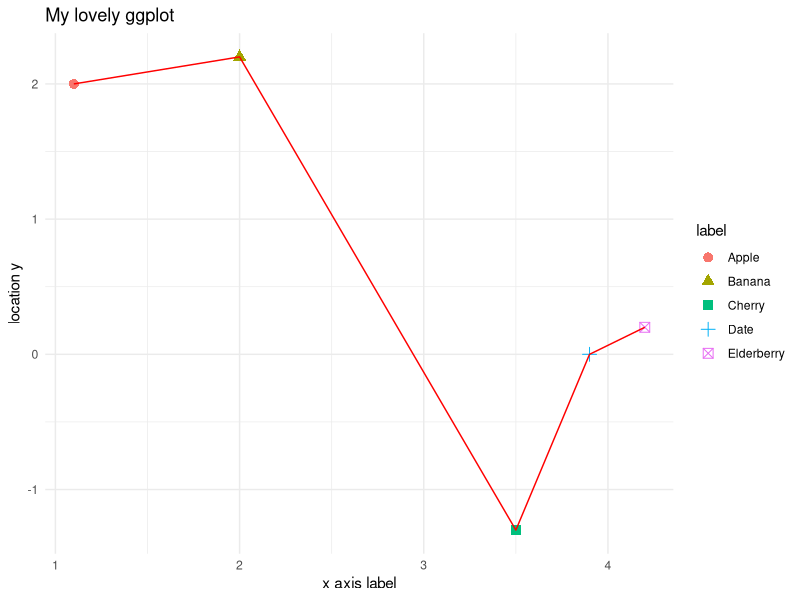
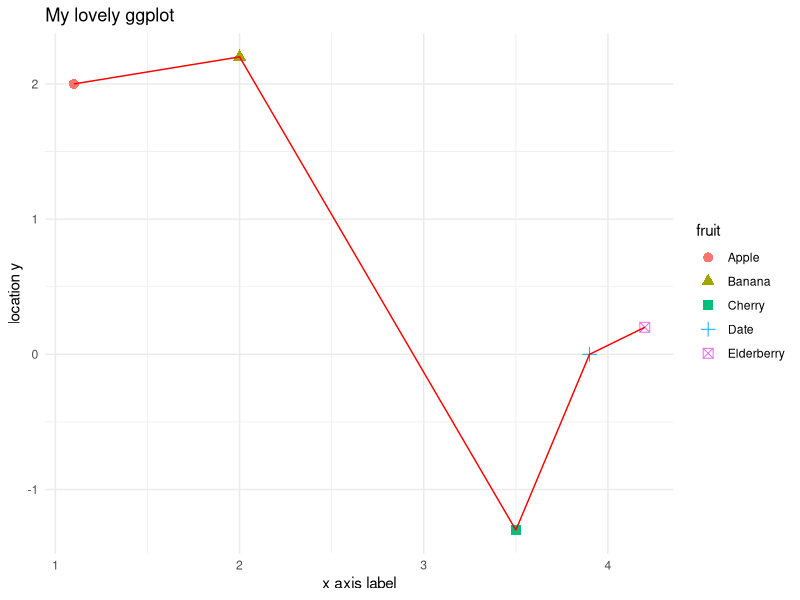

Recreate these plots in R, in order.
install.packages("ggplot2")
library("ggplot2")

foo <- c(1.1,2,3.5,3.9,4.2)
bar <- c(2,2.2,-1.3,0,0.2)
label <- c("Apple", "Banana", "Cherry", "Date", "Elderberry")
df<-data.frame(foo,bar,label)

ggplot(df,aes(x=foo, y=bar,color=label,shape=label)) + 
  geom_point(size=3) + 
  geom_line(aes(group = 1),color="red", linetype=1) +
  labs(title="My lovely ggplot", x="x axis label", y="location y")+
  theme_minimal()
 



# Load package
install.packages("ggplot2")  # Run only once
library(ggplot2)

# Create data
foo <- c(1.1, 2, 3.5, 3.9, 4.2)
bar <- c(2, 2.2, -1.3, 0, 0.2)
fruits <- c("Apple", "Banana", "Cherry", "Date", "Elderberry")

# Create data frame
df <- data.frame(x = foo, y = bar, fruit = fruits)

# Plot
ggplot(df, aes(x = x, y = y, color = fruit, shape = fruit)) +
  geom_point(size = 3) +
  geom_line(aes(group = 1), color = "red", linetype = 1) +
  labs(title = "My lovely ggplot", x = "x axis label", y = "location y") +
  theme_minimal()



